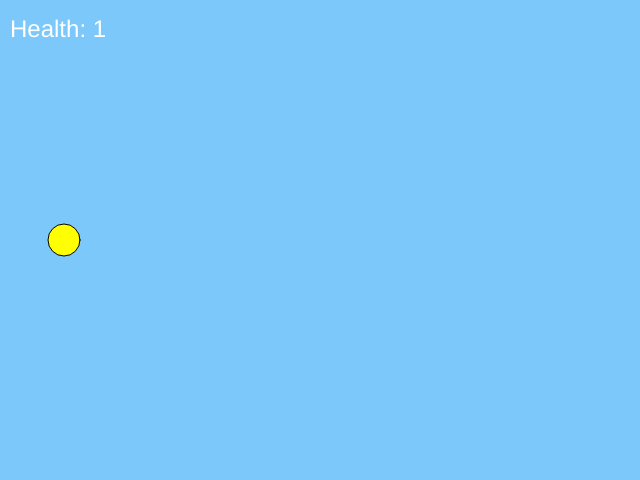
Frame 1 (no input)
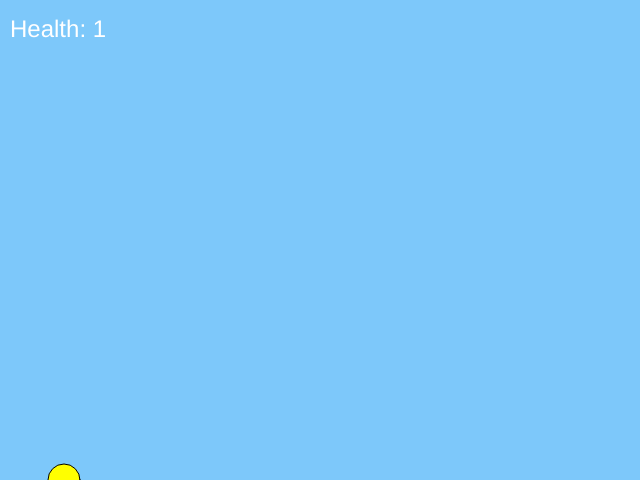
Frame 60 (no input)
Frame 120 (the mouse pressed at the canvas centre since frame 60): identical to frame 60, image omitted

The p5.js sketch that drew these frames (run headless with seeded random() and noise() and a simulated clock; from frame 60 on, the mouse is pressed at the canvas centre):

// p5.js sketch
// ── sketch.js
let bird;
let pipe;
let pipes = [];
let health = 1;
let level = 1;

function setup() {
  createCanvas(640, 480);
  bird = new Bird();
  pipe = new Pipe();
}

function draw() {
  if (health < 1) {
    level = 0; // change levels
  }
  // switch statement
  switch(level) {
    case 0:
      gameOver();
      break;

    case 1:
      runGame();
      break;
  }
}

// run the game function
function runGame() {
  background(125,200,250);
  bird.show();
  bird.update();
  if (frameCount % 400 == 0) {
    //console.log(frameCount);
    pipes.push(new Pipe());

  }

  for (var i = 0; i < pipes.length; i++) {
    pipes[i].show();
    pipes[i].update();

    if (pipes[i].hits(bird)) {
      console.log("HIT");
      health --;
    }
  }
  // add the health text
  fill(255);
  textSize(24);
  textAlign(LEFT, CENTER);
  text("Health: "+health, 10, 30);
}

// game over function
function gameOver() {
  console.log("gameOver");
  background(0);
  fill(255);
  textSize(100);
  textAlign(CENTER, CENTER);
  text("GAME OVER", width/2, height/2);
  text("YOU SUCK!!", width/2, 350);
}

// press space bar
function keyPressed() {
  if (key == ' ') {
    bird.up();
  }
}
// ── bird.js
class Bird
{
  constructor()
  {
    this.y = height/2;
    this.x = 64;

    this.gravity = 0.6;
    this.velocity = 0;
    this.lift = -8;
  }

  show() 
  {
    fill(255, 255, 0);
    ellipse(this.x, this.y, 32, 32);
  }
  
  up()
  {
    this.velocity += this.lift;
  }

  update() 
  {
    this.velocity += this.gravity;
    this.y += this.velocity;
    // hits the bottom of the screem
    if (this.y > height) {
      this.y = height;
      this.velocity = 0;
    }
    // hits the top of the screen
    if (this.y < 0) {
      this.y = 0;
      this.velocity = 0;
    }

    if(this.velocity > 10) {
      this.velocity = 10;
    }
    //console.log(this.velocity, this.gravity);
  }
}

// ── pipe.js
class Pipe
{
  constructor()
  {
    // Initialse a Pipe Object
    this.x = width-50;
    this.origin = random(height-100);
    this.gap = 200;
    // add a width for your bars
    this.w = 55;
    // add the top of the gap
    this.top = this.origin - (this.gap/2);
    // add the bottom of the gap
    this.bottom = this.origin + (this.gap/2);
    // set a boolean for a hit
    this.highlight = false;
  }

  // Detect if the bird hits the pipe
  hits(bird)
  {
    if (bird.y < this.top || bird.y > this.bottom) {
      if (bird.x > this.x && bird.x < this.x + this.w) {
        this.highlight = true;
        return true;
      }
    }
    this.highlight = false;
    return false;
  }

  // Show the pipe
  show()
  {
    fill(255,0,0);
    // rect(x, y, w, h);
    fill(75,250,125);
    // top bar with this.w and this.top
    rect(this.x, 0, this.w, this.top);
    // bottom bar with this.w and this.bottom 
    rect(this.x, this.bottom, this.w, height);
  }

  // Update the pipe to move to the left
  update()
  {
    this.x --;
  }
}
